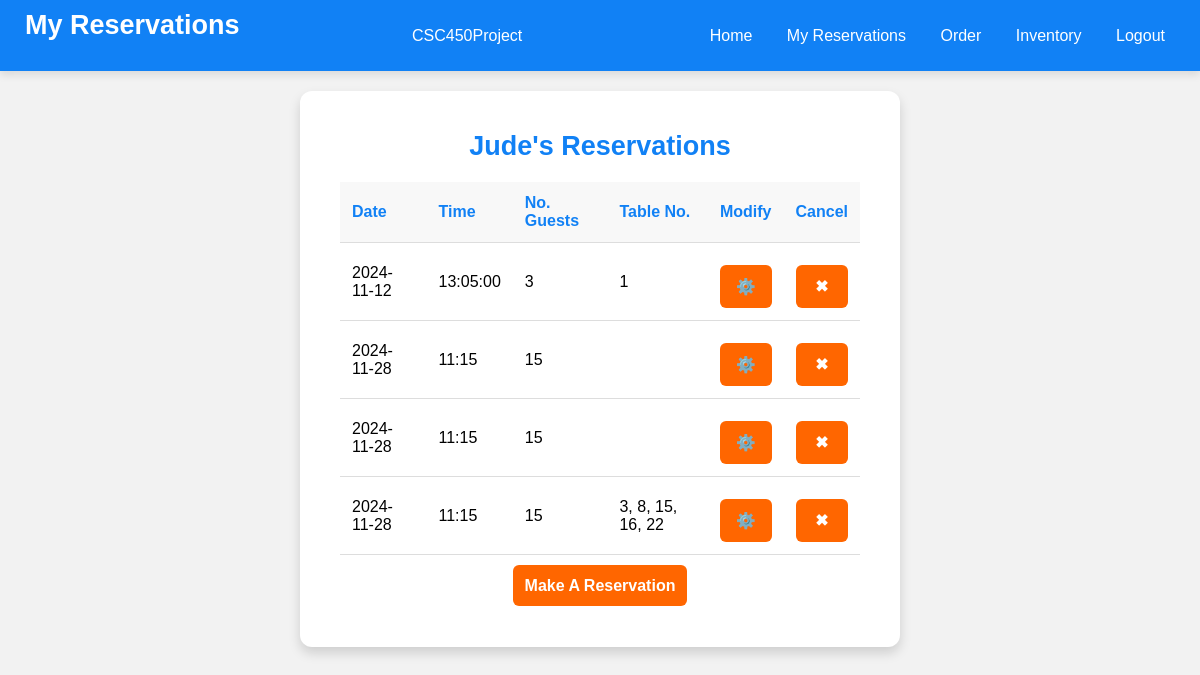
Page /myReservations (signed in) on the earlier database version.
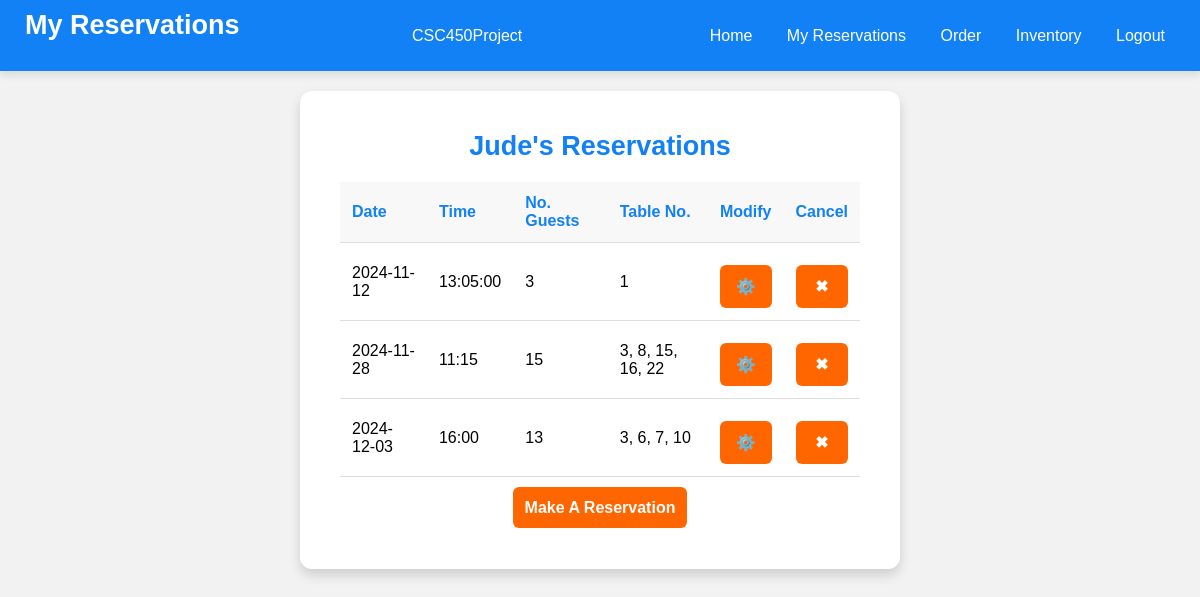
Same page on the later database version.
### tables this page shows
CREATE TABLE `Reservation` (
  `ResID` INTEGER PRIMARY KEY AUTOINCREMENT,
  `ResDate` date NOT NULL,
  `ResTime` varchar(10) NOT NULL,
  `ResNoGuests` int NOT NULL,
  `TimeCreated` varchar(10) NOT NULL,
  `TimeUpdated` varchar(20) NOT NULL,
  `ResStatus` varchar(20) DEFAULT NULL,
  `ResOwner` int NOT NULL,
  FOREIGN KEY (ResOwner) REFERENCES Account(AccountID)
);

### app.py (the view, shortened to what this page needs)
@app.route('/myReservations', methods=['GET', 'POST'])
def my_reservations():
    session.pop('reservation_chosen', None)
    db = Database()
    name = db.get_name_from_email(session['email'])[0]
    reservations = db.get_user_reservations(session['email'])
    return render_template('myReservations.html', name = name, reservations = reservations)

### database.py (called while the page is built)
    def __del__(self):
        self.cursor.close()

    def get_name_from_email(self, email: str) -> tuple:
        command = """
        SELECT AccountFN, AccountLN
        FROM Account
        WHERE AccountEmail = ?
        """
        params = (email,)
        self.cursor.execute(command, params)
        return self.cursor.fetchone()

### templates/myReservations.html (shortened to what this page needs)
<!DOCTYPE html>
<html lang="en">
<head>
</head>
<body>
    <div class="navbar">
        <h1>My Reservations</h1>
        <div class="brand">CSC450Project</div>
        <div>
            <a href="/home">Home</a>
            {% if session.get('email') %}
                <a href="/myReservations">My Reservations</a>
                <a href="/ordering">Order</a>
                <a href="/inventory">Inventory</a>
                <a href="/logout">Logout</a>
            {% else %}
                <a href="/login">Login</a>
            {% endif %}
        </div>
    </div>
    <div class="table-container">
        <h2>{{ name }}'s Reservations</h2>
        {% if reservations %}
        <table id="reservation-table">
            <thead>
                <tr>
                    <th>Date</th>
                    <th>Time</th>
                    <th>No. Guests</th>
                    <th>Table No.</th>
                    <th>Modify</th>
                    <th>Cancel</th>
                </tr>
            </thead>
            <tbody id="reservation-table-body">
                {% for row in reservations %}
                    <tr>
                        <td>{{ row[0] }}</td>
                        <td>{{ row[1] }}</td>
                        <td>{{ row[2] }}</td>
                        <td>{{ row[4] | join(', ') }}</td>
                        <td>
                            <form action="/reservation" method="POST" style="display:inline;">
                                <button type="submit">⚙️</button>
                            </form>
                        </td>
                        <td>
                            <form action="/myReservations" method="POST" style="display:inline;" onsubmit="return confirmCancel();">
                                <button type="submit">✖</button>
                            </form>
                        </td>
                    </tr>
                {% endfor %}
            </tbody>
        </table>
        <div id="reservationInfo">
            <a href="/reservationInfo" id="reservationInfoButton">Make A Reservation</a>
        </div>
        {% else %}
        <h4>No upcoming reservations. Schedule one!</h4>
        {% endif %}
    </div>
</body>
</html>

Differences in the rows shown:
no longer on this page (row edited): Reservation: ResDate "2024-11-28", ResTime "11:15", ResNoGuests "15"
no longer on this page (row edited): Reservation: ResDate "2024-11-28", ResTime "11:15", ResNoGuests "15"
added Reservation: ResDate "2024-12-03", ResTime "16:00", ResNoGuests "13", row "3, 6, 7, 10"
